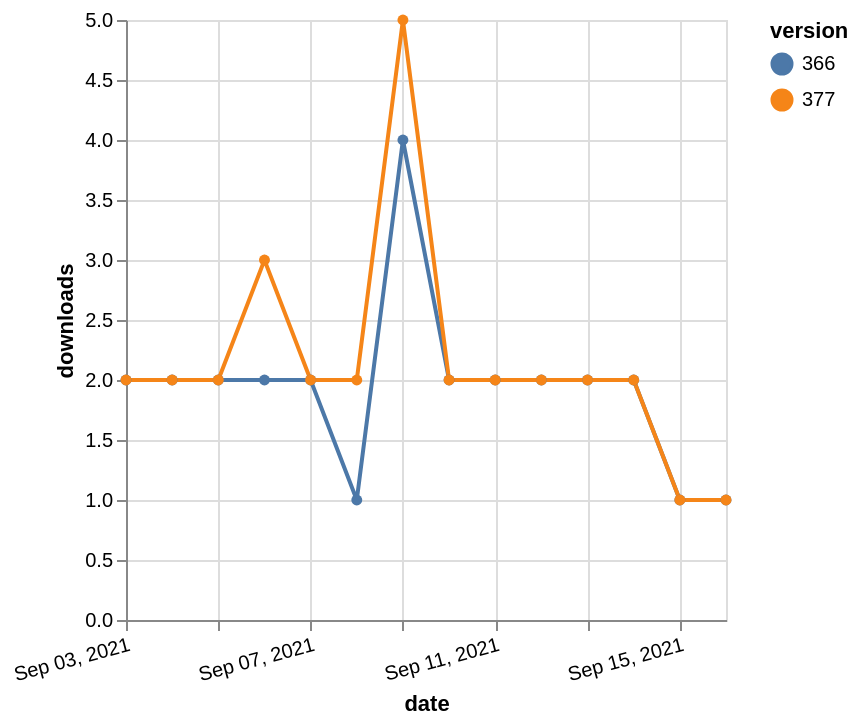

Source (Vega-Lite JSON):
### Vega-Lite specification from a JSON file in a GitHub repository (floating-point values rounded to 4 significant figures)
{"$schema": "https://vega.github.io/schema/vega-lite/v5.json", "description": "A simple bar chart with embedded data.", "data": {"values": [{"date": "2021-09-03", "total": 2227, "delta": 2, "version": "366"}, {"date": "2021-09-04", "total": 2229, "delta": 2, "version": "366"}, {"date": "2021-09-05", "total": 2231, "delta": 2, "version": "366"}, {"date": "2021-09-06", "total": 2233, "delta": 2, "version": "366"}, {"date": "2021-09-07", "total": 2235, "delta": 2, "version": "366"}, {"date": "2021-09-08", "total": 2236, "delta": 1, "version": "366"}, {"date": "2021-09-09", "total": 2240, "delta": 4, "version": "366"}, {"date": "2021-09-10", "total": 2242, "delta": 2, "version": "366"}, {"date": "2021-09-11", "total": 2244, "delta": 2, "version": "366"}, {"date": "2021-09-12", "total": 2246, "delta": 2, "version": "366"}, {"date": "2021-09-13", "total": 2248, "delta": 2, "version": "366"}, {"date": "2021-09-14", "total": 2250, "delta": 2, "version": "366"}, {"date": "2021-09-15", "total": 2251, "delta": 1, "version": "366"}, {"date": "2021-09-16", "total": 2252, "delta": 1, "version": "366"}, {"date": "2021-09-03", "total": 2039, "delta": 2, "version": "377"}, {"date": "2021-09-04", "total": 2041, "delta": 2, "version": "377"}, {"date": "2021-09-05", "total": 2043, "delta": 2, "version": "377"}, {"date": "2021-09-06", "total": 2046, "delta": 3, "version": "377"}, {"date": "2021-09-07", "total": 2048, "delta": 2, "version": "377"}, {"date": "2021-09-08", "total": 2050, "delta": 2, "version": "377"}, {"date": "2021-09-09", "total": 2055, "delta": 5, "version": "377"}, {"date": "2021-09-10", "total": 2057, "delta": 2, "version": "377"}, {"date": "2021-09-11", "total": 2059, "delta": 2, "version": "377"}, {"date": "2021-09-12", "total": 2061, "delta": 2, "version": "377"}, {"date": "2021-09-13", "total": 2063, "delta": 2, "version": "377"}, {"date": "2021-09-14", "total": 2065, "delta": 2, "version": "377"}, {"date": "2021-09-15", "total": 2066, "delta": 1, "version": "377"}, {"date": "2021-09-16", "total": 2067, "delta": 1, "version": "377"}]}, "width": "container", "mark": {"type": "line", "point": {"filled": true}}, "encoding": {"x": {"field": "date", "type": "temporal", "timeUnit": "yearmonthdate", "title": "date", "axis": {"labelAngle": -15}}, "y": {"field": "delta", "type": "quantitative", "title": "downloads"}, "color": {"field": "version", "type": "nominal"}, "tooltip": {"field": "delta"}}}
